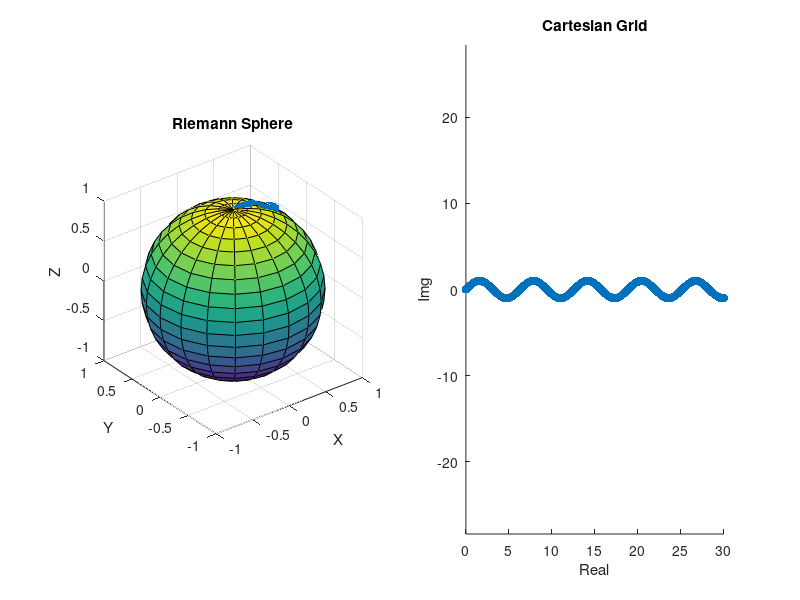

Here is the MATLAB script that generated this plot:
clear; clc;

% Create a grid of complex numbers covering the extended complex plane
grid = linspace(0, 30, 100000);

% [X, Y] = meshgrid(grid, grid);
X = grid;
Y = grid;
% Initialize arrays
S_x = zeros(size(X));
S_y = zeros(size(Y));
S_z = zeros(size(X));

C_x = zeros(size(X));
C_y = zeros(size(Y));

% Calculate the x, y, and z components for each point in the grid
for p = 1:numel(X)
    zeta = X(p) + i* sin(Y(p));
    norm_zeta = abs(zeta);
    
    % Point at infinity
    if norm_zeta == 0
        S_x(p) = 0;
        S_y(p) = 0;
        S_z(p) = -1;
        
        C_x(p) = 0;
        C_y(p) = 0;

    else
        % Calculating Riemann sphere
        S_x(p) = 2 * real(zeta) / (1 + zeta* conj(zeta));
        S_y(p) = 2 * imag(zeta) / (1 + zeta* conj(zeta));
        S_z(p) = (-1 + zeta * conj(zeta)) / (1 + zeta * conj(zeta));

        % Calculating Cartesian coordinates
        C_x(p) = real(zeta);
        C_y(p) = imag(zeta);
    end
end

% Create a 3D scatter plot for the Riemann sphere coordinates
figure;

% Subplot for Riemann sphere coordinates
subplot(1, 2, 1);
sphere % Generating reference sphere
hold on
% Plotting coordinates on the Riemann sphere
scatter3(S_x(:), S_y(:), S_z(:), 'filled');
% Set axis labels
xlabel('X');
ylabel('Y');
zlabel('Z');
title('Riemann Sphere');
axis equal;

% Subplot for Cartesian coordinates
subplot(1, 2, 2);
hold on
% Plotting coordinates on the Cartesian grid
scatter(C_x(:), C_y(:), 'filled');
% Set axis labels
xlabel('Real');
ylabel('Img');
title('Cartesian Grid');
axis equal;
